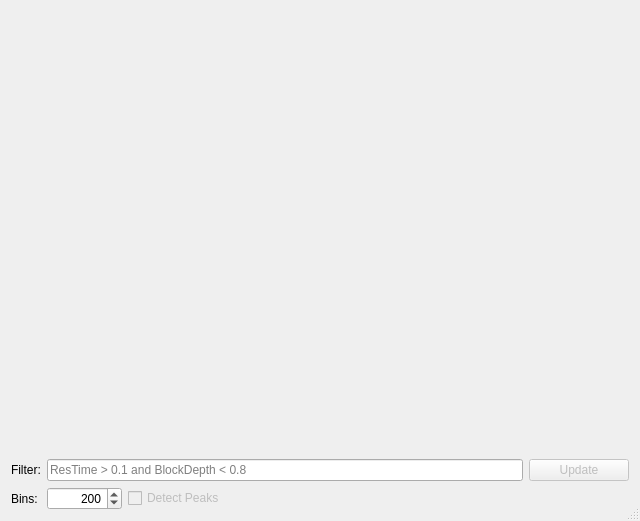
<?xml version="1.0" encoding="UTF-8"?>
<ui version="4.0">
 <class>Dialog</class>
 <widget class="QDialog" name="Dialog">
  <property name="geometry">
   <rect>
    <x>0</x>
    <y>0</y>
    <width>640</width>
    <height>521</height>
   </rect>
  </property>
  <property name="minimumSize">
   <size>
    <width>640</width>
    <height>480</height>
   </size>
  </property>
  <property name="windowTitle">
   <string>Blockade Depth Histogram</string>
  </property>
  <property name="sizeGripEnabled">
   <bool>true</bool>
  </property>
  <layout class="QVBoxLayout" name="verticalLayout">
   <item>
    <widget class="MplWidget" name="mpl_hist" native="true">
     <property name="sizePolicy">
      <sizepolicy hsizetype="Expanding" vsizetype="MinimumExpanding">
       <horstretch>0</horstretch>
       <verstretch>0</verstretch>
      </sizepolicy>
     </property>
     <property name="minimumSize">
      <size>
       <width>0</width>
       <height>200</height>
      </size>
     </property>
    </widget>
   </item>
   <item>
    <layout class="QHBoxLayout" name="horizontalLayout">
     <item>
      <widget class="QLabel" name="queryLabel">
       <property name="text">
        <string>Filter:</string>
       </property>
      </widget>
     </item>
     <item>
      <widget class="autocompleteedit" name="sqlQueryLineEdit">
       <property name="minimumSize">
        <size>
         <width>420</width>
         <height>0</height>
        </size>
       </property>
       <property name="placeholderText">
        <string>ResTime &gt; 0.1 and BlockDepth &lt; 0.8</string>
       </property>
      </widget>
     </item>
     <item>
      <widget class="QPushButton" name="updateButton">
       <property name="enabled">
        <bool>false</bool>
       </property>
       <property name="minimumSize">
        <size>
         <width>100</width>
         <height>0</height>
        </size>
       </property>
       <property name="maximumSize">
        <size>
         <width>87</width>
         <height>16777215</height>
        </size>
       </property>
       <property name="text">
        <string>Update</string>
       </property>
      </widget>
     </item>
    </layout>
   </item>
   <item>
    <layout class="QHBoxLayout" name="horizontalLayout_2">
     <item>
      <widget class="QLabel" name="queryLabel_2">
       <property name="maximumSize">
        <size>
         <width>30</width>
         <height>16777215</height>
        </size>
       </property>
       <property name="text">
        <string>Bins:</string>
       </property>
      </widget>
     </item>
     <item>
      <widget class="QSpinBox" name="binsSpinBox">
       <property name="maximumSize">
        <size>
         <width>75</width>
         <height>16777215</height>
        </size>
       </property>
       <property name="alignment">
        <set>Qt::AlignRight|Qt::AlignTrailing|Qt::AlignVCenter</set>
       </property>
       <property name="maximum">
        <number>999</number>
       </property>
       <property name="value">
        <number>200</number>
       </property>
      </widget>
     </item>
     <item>
      <widget class="QCheckBox" name="peakDetectCheckBox">
       <property name="enabled">
        <bool>false</bool>
       </property>
       <property name="maximumSize">
        <size>
         <width>110</width>
         <height>16777215</height>
        </size>
       </property>
       <property name="text">
        <string>Detect Peaks</string>
       </property>
      </widget>
     </item>
     <item>
      <widget class="QLabel" name="errorPrefixLabel">
       <property name="maximumSize">
        <size>
         <width>90</width>
         <height>16777215</height>
        </size>
       </property>
       <property name="text">
        <string/>
       </property>
      </widget>
     </item>
     <item>
      <widget class="QLabel" name="errorLabel">
       <property name="text">
        <string/>
       </property>
      </widget>
     </item>
    </layout>
   </item>
  </layout>
 </widget>
 <customwidgets>
  <customwidget>
   <class>MplWidget</class>
   <extends>QWidget</extends>
   <header>qtgui.mplwidget</header>
   <container>1</container>
  </customwidget>
  <customwidget>
   <class>autocompleteedit</class>
   <extends>QLineEdit</extends>
   <header>qtgui.autocompleteedit</header>
  </customwidget>
 </customwidgets>
 <tabstops>
  <tabstop>binsSpinBox</tabstop>
  <tabstop>updateButton</tabstop>
  <tabstop>sqlQueryLineEdit</tabstop>
 </tabstops>
 <resources/>
 <connections>
  <connection>
   <sender>sqlQueryLineEdit</sender>
   <signal>returnPressed()</signal>
   <receiver>updateButton</receiver>
   <slot>click()</slot>
   <hints>
    <hint type="sourcelabel">
     <x>408</x>
     <y>451</y>
    </hint>
    <hint type="destinationlabel">
     <x>491</x>
     <y>447</y>
    </hint>
   </hints>
  </connection>
 </connections>
</ui>
